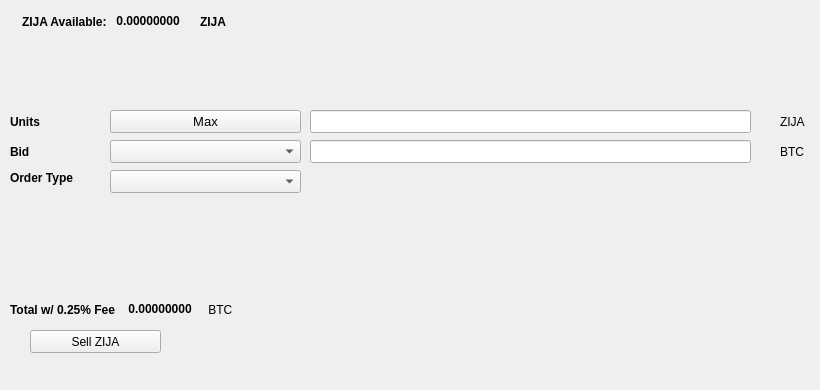
   <widget class="QWidget" name="SellTab">
    <attribute name="title">
     <string>Sell</string>
    </attribute>
    <widget class="QLabel" name="label_16">
     <property name="geometry">
      <rect>
       <x>780</x>
       <y>140</y>
       <width>31</width>
       <height>23</height>
      </rect>
     </property>
     <property name="text">
      <string>BTC</string>
     </property>
    </widget>
    <widget class="QComboBox" name="SellBidcomboBox">
     <property name="geometry">
      <rect>
       <x>110</x>
       <y>140</y>
       <width>191</width>
       <height>23</height>
      </rect>
     </property>
     <property name="font">
      <font>
       <pointsize>10</pointsize>
      </font>
     </property>
    </widget>
    <widget class="QLabel" name="label_18">
     <property name="geometry">
      <rect>
       <x>10</x>
       <y>110</y>
       <width>46</width>
       <height>23</height>
      </rect>
     </property>
     <property name="font">
      <font>
       <weight>75</weight>
       <bold>true</bold>
      </font>
     </property>
     <property name="text">
      <string>Units</string>
     </property>
    </widget>
    <widget class="QPushButton" name="Sell_Max_Amount">
     <property name="geometry">
      <rect>
       <x>110</x>
       <y>110</y>
       <width>191</width>
       <height>23</height>
      </rect>
     </property>
     <property name="font">
      <font>
       <pointsize>10</pointsize>
      </font>
     </property>
     <property name="text">
      <string>Max</string>
     </property>
    </widget>
    <widget class="QLabel" name="label_20">
     <property name="geometry">
      <rect>
       <x>10</x>
       <y>170</y>
       <width>91</width>
       <height>16</height>
      </rect>
     </property>
     <property name="font">
      <font>
       <weight>75</weight>
       <bold>true</bold>
      </font>
     </property>
     <property name="text">
      <string>Order Type</string>
     </property>
    </widget>
    <widget class="QComboBox" name="SellOrdertypeCombo">
     <property name="geometry">
      <rect>
       <x>110</x>
       <y>170</y>
       <width>191</width>
       <height>23</height>
      </rect>
     </property>
     <property name="font">
      <font>
       <pointsize>10</pointsize>
      </font>
     </property>
    </widget>
    <widget class="QLabel" name="label_21">
     <property name="geometry">
      <rect>
       <x>10</x>
       <y>140</y>
       <width>46</width>
       <height>23</height>
      </rect>
     </property>
     <property name="font">
      <font>
       <weight>75</weight>
       <bold>true</bold>
      </font>
     </property>
     <property name="text">
      <string>Bid</string>
     </property>
    </widget>
    <widget class="QLabel" name="label_22">
     <property name="geometry">
      <rect>
       <x>780</x>
       <y>110</y>
       <width>31</width>
       <height>23</height>
      </rect>
     </property>
     <property name="text">
      <string>ZIJA</string>
     </property>
    </widget>
    <widget class="QLineEdit" name="UnitsInputZIJA">
     <property name="geometry">
      <rect>
       <x>310</x>
       <y>110</y>
       <width>441</width>
       <height>23</height>
      </rect>
     </property>
     <property name="font">
      <font>
       <pointsize>9</pointsize>
       <weight>75</weight>
       <bold>true</bold>
      </font>
     </property>
    </widget>
    <widget class="QLineEdit" name="SellBidPriceEdit">
     <property name="geometry">
      <rect>
       <x>310</x>
       <y>140</y>
       <width>441</width>
       <height>23</height>
      </rect>
     </property>
     <property name="font">
      <font>
       <pointsize>9</pointsize>
       <weight>75</weight>
       <bold>true</bold>
      </font>
     </property>
    </widget>
    <widget class="QPushButton" name="SellZIJABTN">
     <property name="geometry">
      <rect>
       <x>30</x>
       <y>330</y>
       <width>131</width>
       <height>23</height>
      </rect>
     </property>
     <property name="text">
      <string>Sell ZIJA</string>
     </property>
     <property name="icon">
      <iconset resource="../zija">
       <normaloff>:/icons/bitcoin</normaloff>:/icons/bitcoin</iconset>
     </property>
    </widget>
    <widget class="QWidget" name="layoutWidget3">
     <property name="geometry">
      <rect>
       <x>22</x>
       <y>12</y>
       <width>258</width>
       <height>19</height>
      </rect>
     </property>
     <layout class="QHBoxLayout" name="horizontalLayout">
      <item>
       <widget class="QLabel" name="label232_2">
        <property name="font">
         <font>
          <weight>75</weight>
          <bold>true</bold>
         </font>
        </property>
        <property name="text">
         <string>ZIJA Available:</string>
        </property>
       </widget>
      </item>
      <item>
       <widget class="QLabel" name="ZIJAAvailableLabel">
        <property name="palette">
         <palette>
          <active>
           <colorrole role="WindowText">
            <brush brushstyle="SolidPattern">
             <color alpha="255">
              <red>0</red>
              <green>0</green>
              <blue>0</blue>
             </color>
            </brush>
           </colorrole>
           <colorrole role="Button">
            <brush brushstyle="SolidPattern">
             <color alpha="255">
              <red>0</red>
              <green>170</green>
              <blue>0</blue>
             </color>
            </brush>
           </colorrole>
           <colorrole role="Light">
            <brush brushstyle="SolidPattern">
             <color alpha="255">
              <red>0</red>
              <green>255</green>
              <blue>0</blue>
             </color>
            </brush>
           </colorrole>
           <colorrole role="Midlight">
            <brush brushstyle="SolidPattern">
             <color alpha="255">
              <red>0</red>
              <green>212</green>
              <blue>0</blue>
             </color>
            </brush>
           </colorrole>
           <colorrole role="Dark">
            <brush brushstyle="SolidPattern">
             <color alpha="255">
              <red>0</red>
              <green>85</green>
              <blue>0</blue>
             </color>
            </brush>
           </colorrole>
           <colorrole role="Mid">
            <brush brushstyle="SolidPattern">
             <color alpha="255">
              <red>0</red>
              <green>113</green>
              <blue>0</blue>
             </color>
            </brush>
           </colorrole>
           <colorrole role="Text">
            <brush brushstyle="SolidPattern">
             <color alpha="255">
              <red>0</red>
              <green>170</green>
              <blue>0</blue>
             </color>
            </brush>
           </colorrole>
           <colorrole role="BrightText">
            <brush brushstyle="SolidPattern">
             <color alpha="255">
              <red>255</red>
              <green>255</green>
              <blue>255</blue>
             </color>
            </brush>
           </colorrole>
           <colorrole role="ButtonText">
            <brush brushstyle="SolidPattern">
             <color alpha="255">
              <red>0</red>
              <green>0</green>
              <blue>0</blue>
             </color>
            </brush>
           </colorrole>
           <colorrole role="Base">
            <brush brushstyle="SolidPattern">
             <color alpha="255">
              <red>255</red>
              <green>255</green>
              <blue>255</blue>
             </color>
            </brush>
           </colorrole>
           <colorrole role="Window">
            <brush brushstyle="SolidPattern">
             <color alpha="255">
              <red>0</red>
              <green>170</green>
              <blue>0</blue>
             </color>
            </brush>
           </colorrole>
           <colorrole role="Shadow">
            <brush brushstyle="SolidPattern">
             <color alpha="255">
              <red>0</red>
              <green>0</green>
              <blue>0</blue>
             </color>
            </brush>
           </colorrole>
           <colorrole role="AlternateBase">
            <brush brushstyle="SolidPattern">
             <color alpha="255">
              <red>127</red>
              <green>212</green>
              <blue>127</blue>
             </color>
            </brush>
           </colorrole>
           <colorrole role="ToolTipBase">
            <brush brushstyle="SolidPattern">
             <color alpha="255">
              <red>255</red>
              <green>255</green>
              <blue>220</blue>
             </color>
            </brush>
           </colorrole>
           <colorrole role="ToolTipText">
            <brush brushstyle="SolidPattern">
             <color alpha="255">
              <red>0</red>
              <green>0</green>
              <blue>0</blue>
             </color>
            </brush>
           </colorrole>
          </active>
          <inactive>
           <colorrole role="WindowText">
            <brush brushstyle="SolidPattern">
             <color alpha="255">
              <red>0</red>
              <green>0</green>
              <blue>0</blue>
             </color>
            </brush>
           </colorrole>
           <colorrole role="Button">
            <brush brushstyle="SolidPattern">
             <color alpha="255">
              <red>0</red>
              <green>170</green>
              <blue>0</blue>
             </color>
            </brush>
           </colorrole>
           <colorrole role="Light">
            <brush brushstyle="SolidPattern">
             <color alpha="255">
              <red>0</red>
              <green>255</green>
              <blue>0</blue>
             </color>
            </brush>
           </colorrole>
           <colorrole role="Midlight">
            <brush brushstyle="SolidPattern">
             <color alpha="255">
              <red>0</red>
              <green>212</green>
              <blue>0</blue>
             </color>
            </brush>
           </colorrole>
           <colorrole role="Dark">
            <brush brushstyle="SolidPattern">
             <color alpha="255">
              <red>0</red>
              <green>85</green>
              <blue>0</blue>
             </color>
            </brush>
           </colorrole>
           <colorrole role="Mid">
            <brush brushstyle="SolidPattern">
             <color alpha="255">
              <red>0</red>
              <green>113</green>
              <blue>0</blue>
             </color>
            </brush>
           </colorrole>
           <colorrole role="Text">
            <brush brushstyle="SolidPattern">
             <color alpha="255">
              <red>0</red>
              <green>170</green>
              <blue>0</blue>
             </color>
            </brush>
           </colorrole>
           <colorrole role="BrightText">
            <brush brushstyle="SolidPattern">
             <color alpha="255">
              <red>255</red>
              <green>255</green>
              <blue>255</blue>
             </color>
            </brush>
           </colorrole>
           <colorrole role="ButtonText">
            <brush brushstyle="SolidPattern">
             <color alpha="255">
              <red>0</red>
              <green>0</green>
              <blue>0</blue>
             </color>
            </brush>
           </colorrole>
           <colorrole role="Base">
            <brush brushstyle="SolidPattern">
             <color alpha="255">
              <red>255</red>
              <green>255</green>
              <blue>255</blue>
             </color>
            </brush>
           </colorrole>
           <colorrole role="Window">
            <brush brushstyle="SolidPattern">
             <color alpha="255">
              <red>0</red>
              <green>170</green>
              <blue>0</blue>
             </color>
            </brush>
           </colorrole>
           <colorrole role="Shadow">
            <brush brushstyle="SolidPattern">
             <color alpha="255">
              <red>0</red>
              <green>0</green>
              <blue>0</blue>
             </color>
            </brush>
           </colorrole>
           <colorrole role="AlternateBase">
            <brush brushstyle="SolidPattern">
             <color alpha="255">
              <red>127</red>
              <green>212</green>
              <blue>127</blue>
             </color>
            </brush>
           </colorrole>
           <colorrole role="ToolTipBase">
            <brush brushstyle="SolidPattern">
             <color alpha="255">
              <red>255</red>
              <green>255</green>
              <blue>220</blue>
             </color>
            </brush>
           </colorrole>
           <colorrole role="ToolTipText">
            <brush brushstyle="SolidPattern">
             <color alpha="255">
              <red>0</red>
              <green>0</green>
              <blue>0</blue>
             </color>
            </brush>
           </colorrole>
          </inactive>
          <disabled>
           <colorrole role="WindowText">
            <brush brushstyle="SolidPattern">
             <color alpha="255">
              <red>0</red>
              <green>85</green>
              <blue>0</blue>
             </color>
            </brush>
           </colorrole>
           <colorrole role="Button">
            <brush brushstyle="SolidPattern">
             <color alpha="255">
              <red>0</red>
              <green>170</green>
              <blue>0</blue>
             </color>
            </brush>
           </colorrole>
           <colorrole role="Light">
            <brush brushstyle="SolidPattern">
             <color alpha="255">
              <red>0</red>
              <green>255</green>
              <blue>0</blue>
             </color>
            </brush>
           </colorrole>
           <colorrole role="Midlight">
            <brush brushstyle="SolidPattern">
             <color alpha="255">
              <red>0</red>
              <green>212</green>
              <blue>0</blue>
             </color>
            </brush>
           </colorrole>
           <colorrole role="Dark">
            <brush brushstyle="SolidPattern">
             <color alpha="255">
              <red>0</red>
              <green>85</green>
              <blue>0</blue>
             </color>
            </brush>
           </colorrole>
           <colorrole role="Mid">
            <brush brushstyle="SolidPattern">
             <color alpha="255">
              <red>0</red>
              <green>113</green>
              <blue>0</blue>
             </color>
            </brush>
           </colorrole>
           <colorrole role="Text">
            <brush brushstyle="SolidPattern">
             <color alpha="255">
              <red>0</red>
              <green>85</green>
              <blue>0</blue>
             </color>
            </brush>
           </colorrole>
           <colorrole role="BrightText">
            <brush brushstyle="SolidPattern">
             <color alpha="255">
              <red>255</red>
              <green>255</green>
              <blue>255</blue>
             </color>
            </brush>
           </colorrole>
           <colorrole role="ButtonText">
            <brush brushstyle="SolidPattern">
             <color alpha="255">
              <red>0</red>
              <green>85</green>
              <blue>0</blue>
             </color>
            </brush>
           </colorrole>
           <colorrole role="Base">
            <brush brushstyle="SolidPattern">
             <color alpha="255">
              <red>0</red>
              <green>170</green>
              <blue>0</blue>
             </color>
            </brush>
           </colorrole>
           <colorrole role="Window">
            <brush brushstyle="SolidPattern">
             <color alpha="255">
              <red>0</red>
              <green>170</green>
              <blue>0</blue>
             </color>
            </brush>
           </colorrole>
           <colorrole role="Shadow">
            <brush brushstyle="SolidPattern">
             <color alpha="255">
              <red>0</red>
              <green>0</green>
              <blue>0</blue>
             </color>
            </brush>
           </colorrole>
           <colorrole role="AlternateBase">
            <brush brushstyle="SolidPattern">
             <color alpha="255">
              <red>0</red>
              <green>170</green>
              <blue>0</blue>
             </color>
            </brush>
           </colorrole>
           <colorrole role="ToolTipBase">
            <brush brushstyle="SolidPattern">
             <color alpha="255">
              <red>255</red>
              <green>255</green>
              <blue>220</blue>
             </color>
            </brush>
           </colorrole>
           <colorrole role="ToolTipText">
            <brush brushstyle="SolidPattern">
             <color alpha="255">
              <red>0</red>
              <green>0</green>
              <blue>0</blue>
             </color>
            </brush>
           </colorrole>
          </disabled>
         </palette>
        </property>
        <property name="font">
         <font>
          <weight>75</weight>
          <bold>true</bold>
         </font>
        </property>
        <property name="text">
         <string> 0.00000000 </string>
        </property>
        <property name="textInteractionFlags">
         <set>Qt::LinksAccessibleByMouse|Qt::TextSelectableByKeyboard|Qt::TextSelectableByMouse</set>
        </property>
       </widget>
      </item>
      <item>
       <widget class="QLabel" name="labelZIJA">
        <property name="font">
         <font>
          <weight>75</weight>
          <bold>true</bold>
         </font>
        </property>
        <property name="text">
         <string>ZIJA</string>
        </property>
       </widget>
      </item>
     </layout>
    </widget>
    <widget class="QWidget" name="layoutWidget">
     <property name="geometry">
      <rect>
       <x>10</x>
       <y>300</y>
       <width>268</width>
       <height>19</height>
      </rect>
     </property>
     <layout class="QHBoxLayout" name="horizontalLayout_2">
      <item>
       <widget class="QLabel" name="label_19">
        <property name="font">
         <font>
          <weight>75</weight>
          <bold>true</bold>
         </font>
        </property>
        <property name="text">
         <string>Total w/ 0.25% Fee </string>
        </property>
       </widget>
      </item>
      <item>
       <widget class="QLabel" name="SellCostLabel">
        <property name="palette">
         <palette>
          <active>
           <colorrole role="WindowText">
            <brush brushstyle="SolidPattern">
             <color alpha="255">
              <red>0</red>
              <green>0</green>
              <blue>0</blue>
             </color>
            </brush>
           </colorrole>
           <colorrole role="Button">
            <brush brushstyle="SolidPattern">
             <color alpha="255">
              <red>0</red>
              <green>170</green>
              <blue>0</blue>
             </color>
            </brush>
           </colorrole>
           <colorrole role="Light">
            <brush brushstyle="SolidPattern">
             <color alpha="255">
              <red>0</red>
              <green>255</green>
              <blue>0</blue>
             </color>
            </brush>
           </colorrole>
           <colorrole role="Midlight">
            <brush brushstyle="SolidPattern">
             <color alpha="255">
              <red>0</red>
              <green>212</green>
              <blue>0</blue>
             </color>
            </brush>
           </colorrole>
           <colorrole role="Dark">
            <brush brushstyle="SolidPattern">
             <color alpha="255">
              <red>0</red>
              <green>85</green>
              <blue>0</blue>
             </color>
            </brush>
           </colorrole>
           <colorrole role="Mid">
            <brush brushstyle="SolidPattern">
             <color alpha="255">
              <red>0</red>
              <green>113</green>
              <blue>0</blue>
             </color>
            </brush>
           </colorrole>
           <colorrole role="Text">
            <brush brushstyle="SolidPattern">
             <color alpha="255">
              <red>0</red>
              <green>170</green>
              <blue>0</blue>
             </color>
            </brush>
           </colorrole>
           <colorrole role="BrightText">
            <brush brushstyle="SolidPattern">
             <color alpha="255">
              <red>255</red>
              <green>255</green>
              <blue>255</blue>
             </color>
            </brush>
           </colorrole>
           <colorrole role="ButtonText">
            <brush brushstyle="SolidPattern">
             <color alpha="255">
              <red>0</red>
              <green>0</green>
              <blue>0</blue>
             </color>
            </brush>
           </colorrole>
           <colorrole role="Base">
            <brush brushstyle="SolidPattern">
             <color alpha="255">
              <red>255</red>
              <green>255</green>
              <blue>255</blue>
             </color>
            </brush>
           </colorrole>
           <colorrole role="Window">
            <brush brushstyle="SolidPattern">
             <color alpha="255">
              <red>0</red>
              <green>170</green>
              <blue>0</blue>
             </color>
            </brush>
           </colorrole>
           <colorrole role="Shadow">
            <brush brushstyle="SolidPattern">
             <color alpha="255">
              <red>0</red>
              <green>0</green>
              <blue>0</blue>
             </color>
            </brush>
           </colorrole>
           <colorrole role="AlternateBase">
            <brush brushstyle="SolidPattern">
             <color alpha="255">
              <red>127</red>
              <green>212</green>
              <blue>127</blue>
             </color>
            </brush>
           </colorrole>
           <colorrole role="ToolTipBase">
            <brush brushstyle="SolidPattern">
             <color alpha="255">
              <red>255</red>
              <green>255</green>
              <blue>220</blue>
             </color>
            </brush>
           </colorrole>
           <colorrole role="ToolTipText">
            <brush brushstyle="SolidPattern">
             <color alpha="255">
              <red>0</red>
              <green>0</green>
              <blue>0</blue>
             </color>
            </brush>
           </colorrole>
          </active>
          <inactive>
           <colorrole role="WindowText">
            <brush brushstyle="SolidPattern">
             <color alpha="255">
              <red>0</red>
              <green>0</green>
              <blue>0</blue>
             </color>
            </brush>
           </colorrole>
           <colorrole role="Button">
            <brush brushstyle="SolidPattern">
             <color alpha="255">
              <red>0</red>
              <green>170</green>
              <blue>0</blue>
             </color>
            </brush>
           </colorrole>
           <colorrole role="Light">
            <brush brushstyle="SolidPattern">
             <color alpha="255">
              <red>0</red>
              <green>255</green>
              <blue>0</blue>
             </color>
            </brush>
           </colorrole>
           <colorrole role="Midlight">
            <brush brushstyle="SolidPattern">
             <color alpha="255">
              <red>0</red>
              <green>212</green>
              <blue>0</blue>
             </color>
            </brush>
           </colorrole>
           <colorrole role="Dark">
            <brush brushstyle="SolidPattern">
             <color alpha="255">
              <red>0</red>
              <green>85</green>
              <blue>0</blue>
             </color>
            </brush>
           </colorrole>
           <colorrole role="Mid">
            <brush brushstyle="SolidPattern">
             <color alpha="255">
              <red>0</red>
              <green>113</green>
              <blue>0</blue>
             </color>
            </brush>
           </colorrole>
           <colorrole role="Text">
            <brush brushstyle="SolidPattern">
             <color alpha="255">
              <red>0</red>
              <green>170</green>
              <blue>0</blue>
             </color>
            </brush>
           </colorrole>
           <colorrole role="BrightText">
            <brush brushstyle="SolidPattern">
             <color alpha="255">
              <red>255</red>
              <green>255</green>
              <blue>255</blue>
             </color>
            </brush>
           </colorrole>
           <colorrole role="ButtonText">
            <brush brushstyle="SolidPattern">
             <color alpha="255">
              <red>0</red>
              <green>0</green>
              <blue>0</blue>
             </color>
            </brush>
           </colorrole>
           <colorrole role="Base">
            <brush brushstyle="SolidPattern">
             <color alpha="255">
              <red>255</red>
              <green>255</green>
              <blue>255</blue>
             </color>
            </brush>
           </colorrole>
           <colorrole role="Window">
            <brush brushstyle="SolidPattern">
             <color alpha="255">
              <red>0</red>
              <green>170</green>
              <blue>0</blue>
             </color>
            </brush>
           </colorrole>
           <colorrole role="Shadow">
            <brush brushstyle="SolidPattern">
             <color alpha="255">
              <red>0</red>
              <green>0</green>
              <blue>0</blue>
             </color>
            </brush>
           </colorrole>
           <colorrole role="AlternateBase">
            <brush brushstyle="SolidPattern">
             <color alpha="255">
              <red>127</red>
              <green>212</green>
              <blue>127</blue>
             </color>
            </brush>
           </colorrole>
           <colorrole role="ToolTipBase">
            <brush brushstyle="SolidPattern">
             <color alpha="255">
              <red>255</red>
              <green>255</green>
              <blue>220</blue>
             </color>
            </brush>
           </colorrole>
           <colorrole role="ToolTipText">
            <brush brushstyle="SolidPattern">
             <color alpha="255">
              <red>0</red>
              <green>0</green>
              <blue>0</blue>
             </color>
            </brush>
           </colorrole>
          </inactive>
          <disabled>
           <colorrole role="WindowText">
            <brush brushstyle="SolidPattern">
             <color alpha="255">
              <red>0</red>
              <green>85</green>
              <blue>0</blue>
             </color>
            </brush>
           </colorrole>
           <colorrole role="Button">
            <brush brushstyle="SolidPattern">
             <color alpha="255">
              <red>0</red>
              <green>170</green>
              <blue>0</blue>
             </color>
            </brush>
           </colorrole>
           <colorrole role="Light">
            <brush brushstyle="SolidPattern">
             <color alpha="255">
              <red>0</red>
              <green>255</green>
              <blue>0</blue>
             </color>
            </brush>
           </colorrole>
           <colorrole role="Midlight">
            <brush brushstyle="SolidPattern">
             <color alpha="255">
              <red>0</red>
              <green>212</green>
              <blue>0</blue>
             </color>
            </brush>
           </colorrole>
           <colorrole role="Dark">
            <brush brushstyle="SolidPattern">
             <color alpha="255">
              <red>0</red>
              <green>85</green>
              <blue>0</blue>
             </color>
            </brush>
           </colorrole>
           <colorrole role="Mid">
            <brush brushstyle="SolidPattern">
             <color alpha="255">
              <red>0</red>
              <green>113</green>
              <blue>0</blue>
             </color>
            </brush>
           </colorrole>
           <colorrole role="Text">
            <brush brushstyle="SolidPattern">
             <color alpha="255">
              <red>0</red>
              <green>85</green>
              <blue>0</blue>
             </color>
            </brush>
           </colorrole>
           <colorrole role="BrightText">
            <brush brushstyle="SolidPattern">
             <color alpha="255">
              <red>255</red>
              <green>255</green>
              <blue>255</blue>
             </color>
            </brush>
           </colorrole>
           <colorrole role="ButtonText">
            <brush brushstyle="SolidPattern">
             <color alpha="255">
              <red>0</red>
              <green>85</green>
              <blue>0</blue>
             </color>
            </brush>
           </colorrole>
           <colorrole role="Base">
            <brush brushstyle="SolidPattern">
             <color alpha="255">
              <red>0</red>
              <green>170</green>
              <blue>0</blue>
             </color>
            </brush>
           </colorrole>
           <colorrole role="Window">
            <brush brushstyle="SolidPattern">
             <color alpha="255">
              <red>0</red>
              <green>170</green>
              <blue>0</blue>
             </color>
            </brush>
           </colorrole>
           <colorrole role="Shadow">
            <brush brushstyle="SolidPattern">
             <color alpha="255">
              <red>0</red>
              <green>0</green>
              <blue>0</blue>
             </color>
            </brush>
           </colorrole>
           <colorrole role="AlternateBase">
            <brush brushstyle="SolidPattern">
             <color alpha="255">
              <red>0</red>
              <green>170</green>
              <blue>0</blue>
             </color>
            </brush>
           </colorrole>
           <colorrole role="ToolTipBase">
            <brush brushstyle="SolidPattern">
             <color alpha="255">
              <red>255</red>
              <green>255</green>
              <blue>220</blue>
             </color>
            </brush>
           </colorrole>
           <colorrole role="ToolTipText">
            <brush brushstyle="SolidPattern">
             <color alpha="255">
              <red>0</red>
              <green>0</green>
              <blue>0</blue>
             </color>
            </brush>
           </colorrole>
          </disabled>
         </palette>
        </property>
        <property name="font">
         <font>
          <weight>75</weight>
          <bold>true</bold>
         </font>
        </property>
        <property name="autoFillBackground">
         <bool>false</bool>
        </property>
        <property name="text">
         <string> 0.00000000</string>
        </property>
        <property name="textInteractionFlags">
         <set>Qt::LinksAccessibleByMouse|Qt::TextSelectableByMouse</set>
        </property>
       </widget>
      </item>
      <item>
       <widget class="QLabel" name="label_17">
        <property name="font">
         <font>
          <weight>50</weight>
          <bold>false</bold>
         </font>
        </property>
        <property name="text">
         <string> BTC</string>
        </property>
       </widget>
      </item>
     </layout>
    </widget>
    <widget class="QLabel" name="label_23">
     <property name="geometry">
      <rect>
       <x>460</x>
       <y>300</y>
       <width>281</width>
       <height>81</height>
      </rect>
     </property>
     <property name="text">
      <string/>
     </property>
     <property name="pixmap">
      <pixmap>:/images/bittrex</pixmap>
     </property>
    </widget>
   </widget>
